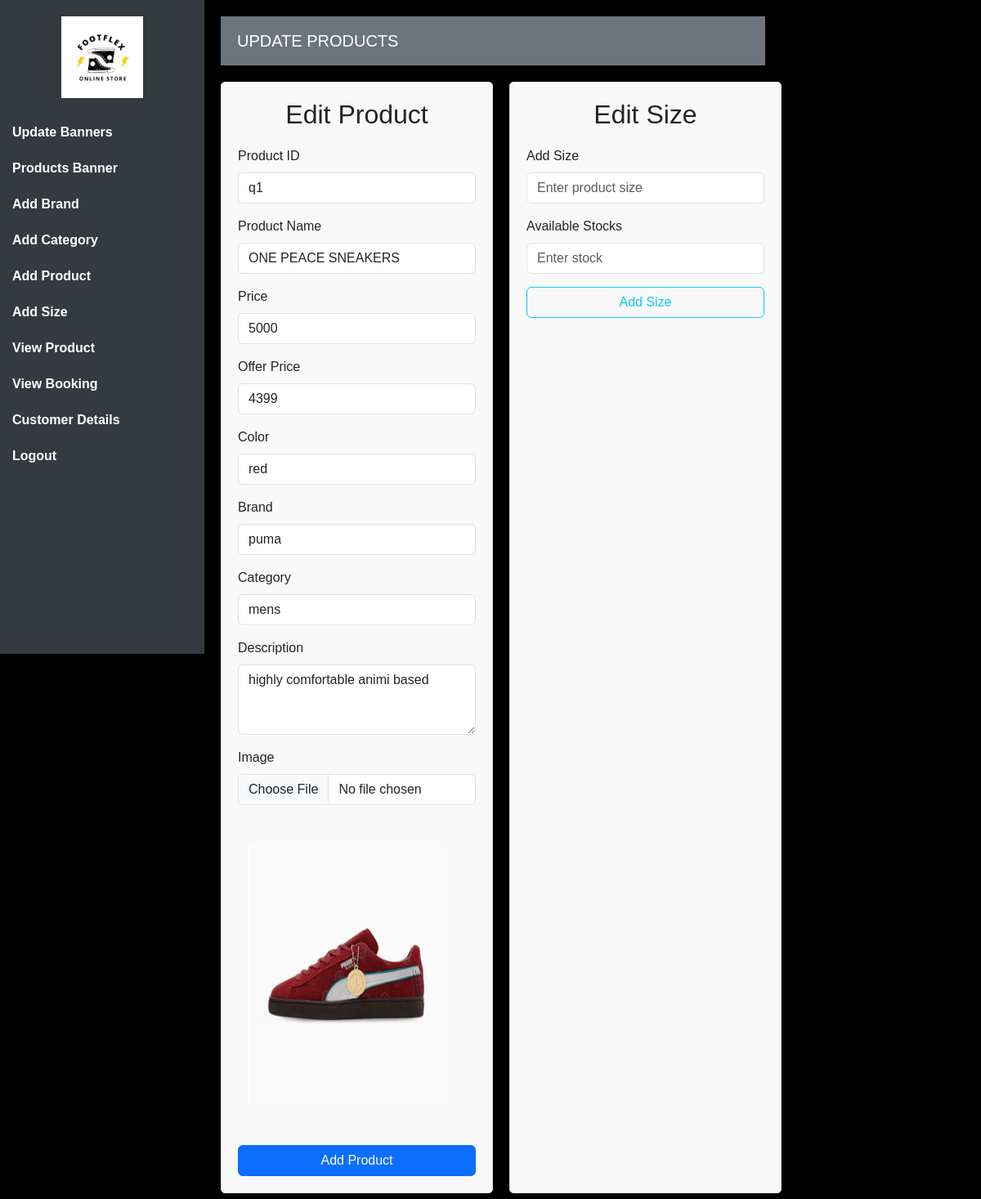
The app's page /updates/1 with its own data.
### app/models.py (models this page shows)
class Product(models.Model):
    pid=models.TextField()
    name=models.TextField()
    dis=models.TextField()
    price=models.IntegerField()
    offer_price=models.IntegerField()
    img=models.FileField()
    category=models.ForeignKey(Category,on_delete=models.CASCADE)
    brand=models.ForeignKey(Brand,on_delete=models.CASCADE)
    color=models.TextField()

class Brand(models.Model):
    name=models.TextField()

class Category(models.Model):
    c_name=models.TextField()

### app/views.py (the view)
# urls.py: path('updates/<pid>',views.updateproduct),
def updateproduct(req,pid):
    if req.method == 'POST':
        pid = req.POST['pid']
        name = req.POST['name']
        dis = req.POST['dis']
        price = req.POST['price']
        offer_price = req.POST['offer_price']
        color = req.POST['color']
        image = req.FILES.get('img')
        brands = req.POST['brand']
        category = req.POST['category']
        cat = Category.objects.get(pk=category)
        brd = Brand.objects.get(pk=brands)
        if image:
            Product.objects.filter(pk=pid).update(
                pid=pid, name=name, dis=dis, price=price,
                offer_price=offer_price, color=color, img=image,
                category=cat, brand=brd
            )
            data = Product.objects.get(pk=pid)
            data.img = image
            data.save()
        else:
            Product.objects.filter(pk=pid).update(
                pid=pid, name=name, dis=dis, price=price,
                offer_price=offer_price, color=color,
                category=cat, brand=brd
            )
        return redirect(viewprd)
    else:
        try:
            data = Product.objects.get(pk=pid)
            brands = Brand.objects.all()
            categories = Category.objects.all()
            return render(req, 'shop/update.html', {'data': data, 'brands': brands, 'categories': categories})
        except:
            return redirect(viewprd)

### templates/shop/update.html (shortened to what this page needs)
<!DOCTYPE html>
<html lang="en">
<head>
    {% load static %}
    <link href="https://cdn.jsdelivr.net/npm/bootstrap@5.3.0/dist/css/bootstrap.min.css" rel="stylesheet">
    <link rel="stylesheet" href="{% static 'css/shop/addpro.css' %}">
</head>
<body>
    <div class="d-flex">
        <div id="sidebar">
            <div class="logo">
                <a href="shop_home"><img src="{% static 'img/FLEX.png' %}" alt="Logo" class="img-fluid" style="max-width: 100px;"></a>
            </div>
            <nav>
                <a href="carousel" class="sidebar-link"><b>Update Banners</b></a>
                <a href="banner" class="sidebar-link"><b>Products Banner</b></a>
                <a href="addbrand" class="sidebar-link"><b>Add Brand</b></a>
                <a href="addcategory" class="sidebar-link"><b>Add Category</b></a>
                <a href="addpro" class="sidebar-link"><b>Add Product</b></a>
                <a href="sizes" class="sidebar-link"><b>Add Size</b></a>
                <a href="viewproduct" class="sidebar-link"><b>View Product</b></a>
                <a href="#" class="sidebar-link"><b>View Booking</b></a>
                <a href="#" class="sidebar-link"><b>Customer Details</b></a>
                <a href="logout" class="sidebar-link"><b>Logout</b></a>
            </nav>
        </div>
        <div class="content">
            <nav class="navbar navbar-expand-lg navbar-dark">
                <span class="navbar-brand">UPDATE PRODUCTS</span>
            </nav>
            <div class="container1">
                <div class="form-container col-md-6">
                    <h2 class="form-header">Edit Product</h2>
                    <form action="" method="POST" enctype="multipart/form-data">
                        <div class="mb-3">
                            <label for="pid" class="form-label">Product ID</label>
                            <input type="text" class="form-control" id="pid" name="pid"value="{{data.pid}}" required>
                        </div>
                        <div class="mb-3">
                            <label for="name" class="form-label">Product Name</label>
                            <input type="text" class="form-control" id="name" name="name" value="{{data.name}}" required>
                        </div>
                        <div class="mb-3">
                            <label for="price" class="form-label">Price</label>
                            <input type="number" class="form-control" id="price" name="price" value="{{data.price}}" required>
                        </div>
                        <div class="mb-3">
                            <label for="offerprice" class="form-label">Offer Price</label>
                            <input type="number" class="form-control" id="offerprice" name="offer_price" value="{{data.offer_price}}">
                        </div>
                        <div class="mb-3">
                            <label for="color" class="form-label">Color</label>
                            <input type="text" class="form-control" id="color" name="color" value="{{data.color}}">
                        </div>
                        <div class="mb-3">
                            <label for="brand" class="form-label">Brand</label>
                            <select class="form-control" id="brand" name="brand">
                                <option value="">{{data.brand.name}}</option>
                            </select>
                        </div>
                        <div class="mb-3">
                            <label for="category" class="form-label">Category</label>
                            <select class="form-control" id="category" name="category">
                                <option value="">{{data.category.c_name}}</option>
                            </select>
                        </div>
                        <div class="mb-3">
                            <label for="description" class="form-label">Description</label>
                            <textarea class="form-control" id="description" name="dis" rows="3" >{{data.dis}}</textarea>
                        </div>
                        <div class="mb-3">
                            <label for="img" class="form-label">Image</label>
                            <input type="file" class="form-control" id="img" name="img" accept="image/*">
                        </div>
                        <div class="container mt-5 mb-5"><img src="{{data.img.url}}" alt="" style="width:20vw;height: 40vh;"></div>
                        <button type="submit" class="btn btn-primary w-100">Add Product</button>
                    </form>
                </div>
                <div class="form-container col-md-6">
    <h2 class="form-header">Edit Size</h2>
    <form action="" method="POST">
        <div class="mb-3">
            <label for="size" class="form-label">Add Size</label>
            <input type="number" class="form-control" id="size" placeholder="Enter product size" name="size" value="{{ size_instance.size }}">
        </div>
        <div class="mb-3">
            <label for="stock" class="form-label">Available Stocks</label>
            <input type="number" class="form-control" id="stock" placeholder="Enter stock" name="stock" value="{{ size_instance.stock }}">
        </div>
        <button type="submit" class="btn btn-outline-info w-100">Add Size</button>
    </form>
</div>
</body>
</html>

### static/css/shop/addpro.css (style rules this page uses)
body { font-family: 'Fira Sans', sans-serif; background-color:black; }
#sidebar { height: 100vh; width: 250px; position: fixed; top: 0; left: 0; background-color: #343a40; color: white; padding-top: 0px; z-index: 100; transition: transform 0.3s ease-in-out; }
.sidebar-link { color: white; padding: 10px 15px; text-decoration: none; display: block; transition: background-color 0.3s ease; }
.logo { text-align: center; padding: 20px 0; }
.logo img { max-width: 100%; height: auto; }
.content { margin-left: 250px; padding: 20px; transition: margin-left 0.3s ease-in-out; }
.navbar { background-color: #6c757d; color: white; display: flex; align-items: center; justify-content: space-between; padding: 10px 20px; width: 100%; text-align: center; }
.form-container { max-width: 600px; margin: 20px auto; padding: 20px; background-color: #f8f9fa; border-radius: 5px; box-shadow: 0 4px 8px rgba(0, 0, 0, 0.1); }
.form-header { text-align: center; margin-bottom: 20px; }

### templates/shop/update.html (style rules this page uses)
.form-container { padding: 20px; border: 1px solid #ddd; border-radius: 5px; background-color: #f9f9f9; }
.form-header { text-align: center; margin-bottom: 20px; }
.container1 { display: flex; justify-content: space-between; gap: 20px; }

### records on screen
Product: name "ONE PEACE SNEAKERS", price "5000", offer_price "4399", color "red", brand "puma", category "mens", dis "highly comfortable animi based", img (picture)
